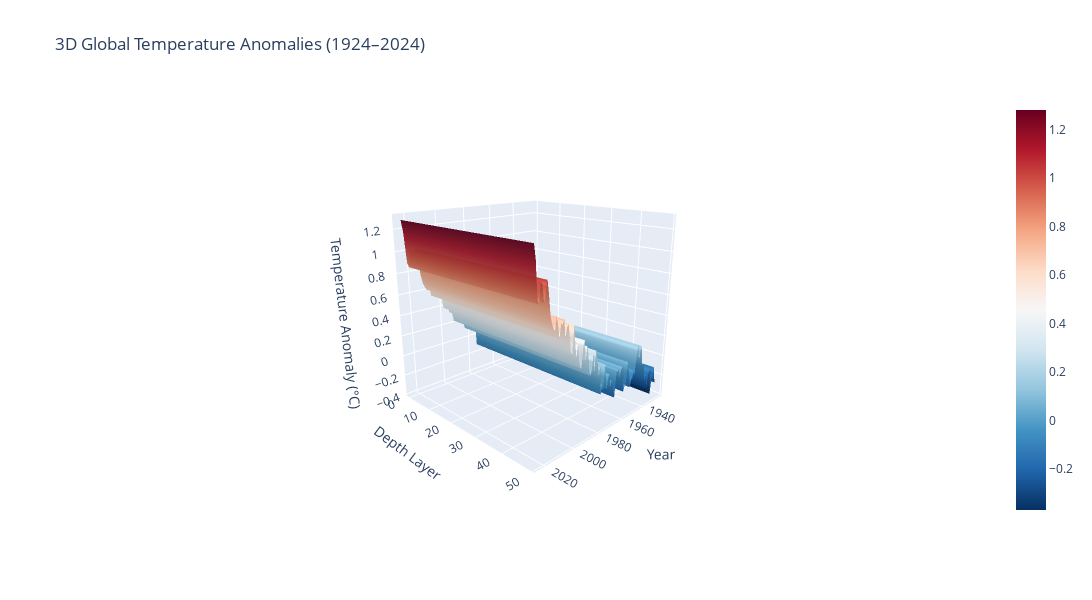

Source (notebook cell):
### Markdown cell above
## Viz2

### Code cell
import pandas as pd
import numpy as np
import plotly.graph_objects as go

# Load data
df = pd.read_csv("NASA_Data.csv", skiprows=1)
df = df[["Year", "J-D"]].dropna()
df["J-D"] = pd.to_numeric(df["J-D"], errors="coerce")
df = df[(df["Year"] >= 1924) & (df["Year"] <= 2024)]

years = df["Year"].values
Z_line = df["J-D"].values

depth_layers = 50  # increase for thicker 3D surface
Z = np.tile(Z_line, (depth_layers, 1))

X, Y = np.meshgrid(years, np.arange(depth_layers))

fig = go.Figure(data=[
    go.Surface(
        x=X,
        y=Y,
        z=Z,
        colorscale="RdBu_r",
        showscale=True,
        opacity=0.95
    )
])

fig.update_layout(
    title="3D Global Temperature Anomalies (1924–2024)",
    width=1100,
    height=600,
    scene=dict(
        xaxis_title="Year",
        yaxis_title="Depth Layer",
        zaxis_title="Temperature Anomaly (°C)",
        camera=dict(eye=dict(x=1.8, y=1.8, z=0.8))  # better 3D angle
    )
)

fig.show()

### Figure 1 — Plotly figure (JSON) as saved in the notebook; plotly's stock layout.template omitted (floating-point values rounded to 4 significant figures; data arrays with more than 128 entries replaced by an {"elided": "..."} marker saying what was removed)
{"data": [{"colorscale": [[0, "rgb(5,48,97)"], [0.1, "rgb(33,102,172)"], [0.2, "rgb(67,147,195)"], [0.3, "rgb(146,197,222)"], [0.4, "rgb(209,229,240)"], [0.5, "rgb(247,247,247)"], [0.6, "rgb(253,219,199)"], [0.7, "rgb(244,165,130)"], [0.8, "rgb(214,96,77)"], [0.9, "rgb(178,24,43)"], [1, "rgb(103,0,31)"]], "opacity": 0.95, "showscale": true, "type": "surface", "x": {"elided": "50x101 int values"}, "y": {"elided": "50x101 int values"}, "z": {"elided": "50x101 float values"}}], "layout": {"height": 600, "scene": {"camera": {"eye": {"x": 1.8, "y": 1.8, "z": 0.8}}, "xaxis": {"title": {"text": "Year"}}, "yaxis": {"title": {"text": "Depth Layer"}}, "zaxis": {"title": {"text": "Temperature Anomaly (°C)"}}}, "title": {"text": "3D Global Temperature Anomalies (1924–2024)"}, "width": 1100}}
